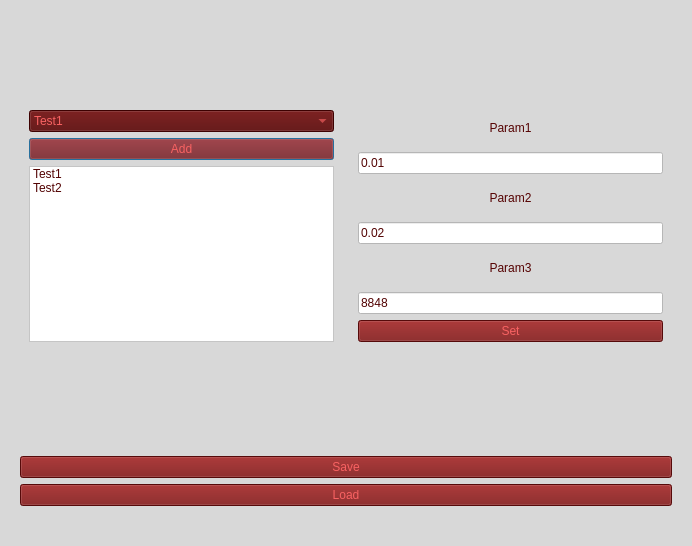
<?xml version="1.0" encoding="UTF-8"?>
<ui version="4.0">
 <class>Dialog</class>
 <widget class="QDialog" name="AddTestWindow">
  <property name="geometry">
   <rect>
    <x>0</x>
    <y>0</y>
    <width>692</width>
    <height>546</height>
   </rect>
  </property>
  <property name="windowTitle">
   <string>Add Test</string>
  </property>
  <property name="windowOpacity">
   <double>1.000000000000000</double>
  </property>
  <property name="styleSheet">
   <string notr="true">background-color:#D8D8D8;</string>
  </property>
  <layout class="QVBoxLayout" name="verticalLayout_4">
   <item>
    <spacer name="verticalSpacer_3">
     <property name="orientation">
      <enum>Qt::Vertical</enum>
     </property>
     <property name="sizeHint" stdset="0">
      <size>
       <width>20</width>
       <height>55</height>
      </size>
     </property>
    </spacer>
   </item>
   <item>
    <spacer name="verticalSpacer_4">
     <property name="orientation">
      <enum>Qt::Vertical</enum>
     </property>
     <property name="sizeHint" stdset="0">
      <size>
       <width>20</width>
       <height>56</height>
      </size>
     </property>
    </spacer>
   </item>
   <item>
    <widget class="QWidget" name="Info_Area" native="true">
     <layout class="QHBoxLayout" name="horizontalLayout">
      <item>
       <widget class="QWidget" name="TestArea" native="true">
        <layout class="QVBoxLayout" name="verticalLayout_3">
         <item>
          <widget class="QComboBox" name="Test_Combo">
           <property name="layoutDirection">
            <enum>Qt::LeftToRight</enum>
           </property>
           <property name="styleSheet">
            <string notr="true">background-color:#550202;color:#F86262</string>
           </property>
           <item>
            <property name="text">
             <string>Test1</string>
            </property>
           </item>
           <item>
            <property name="text">
             <string>Test2</string>
            </property>
           </item>
           <item>
            <property name="text">
             <string>Test3</string>
            </property>
           </item>
           <item>
            <property name="text">
             <string>Test4</string>
            </property>
           </item>
          </widget>
         </item>
         <item>
          <widget class="QPushButton" name="Addbtn">
           <property name="styleSheet">
            <string notr="true">background-color:#790E0E;color:#F86262</string>
           </property>
           <property name="text">
            <string>Add</string>
           </property>
          </widget>
         </item>
         <item>
          <widget class="QListWidget" name="Test_List">
           <property name="styleSheet">
            <string notr="true">background-color:#FFFFFF;color:#520202</string>
           </property>
           <item>
            <property name="text">
             <string>Test1</string>
            </property>
           </item>
           <item>
            <property name="text">
             <string>Test2</string>
            </property>
           </item>
          </widget>
         </item>
        </layout>
       </widget>
      </item>
      <item>
       <widget class="QWidget" name="InputArea" native="true">
        <layout class="QVBoxLayout" name="verticalLayout_2">
         <item>
          <widget class="QLabel" name="Param1_lbl">
           <property name="styleSheet">
            <string notr="true">background-color:#D8D8D8;color:#550202</string>
           </property>
           <property name="text">
            <string>Param1</string>
           </property>
           <property name="alignment">
            <set>Qt::AlignCenter</set>
           </property>
          </widget>
         </item>
         <item>
          <widget class="QLineEdit" name="Param1_input">
           <property name="styleSheet">
            <string notr="true">background-color:#FFFFFF;color:#520202</string>
           </property>
           <property name="text">
            <string>0.01</string>
           </property>
          </widget>
         </item>
         <item>
          <widget class="QLabel" name="Param2_lbl">
           <property name="styleSheet">
            <string notr="true">background-color:#D8D8D8;color:#550202</string>
           </property>
           <property name="text">
            <string>Param2</string>
           </property>
           <property name="alignment">
            <set>Qt::AlignCenter</set>
           </property>
          </widget>
         </item>
         <item>
          <widget class="QLineEdit" name="Param2_input">
           <property name="styleSheet">
            <string notr="true">background-color:#FFFFFF;color:#520202</string>
           </property>
           <property name="text">
            <string>0.02</string>
           </property>
          </widget>
         </item>
         <item>
          <widget class="QLabel" name="Param3_lbl">
           <property name="styleSheet">
            <string notr="true">background-color:#D8D8D8;color:#550202</string>
           </property>
           <property name="text">
            <string>Param3</string>
           </property>
           <property name="alignment">
            <set>Qt::AlignCenter</set>
           </property>
          </widget>
         </item>
         <item>
          <widget class="QLineEdit" name="Param3_input">
           <property name="styleSheet">
            <string notr="true">background-color:#FFFFFF;color:#520202</string>
           </property>
           <property name="text">
            <string>8848</string>
           </property>
          </widget>
         </item>
         <item>
          <widget class="QPushButton" name="Setbtn">
           <property name="styleSheet">
            <string notr="true">background-color:#790E0E;color:#F86262</string>
           </property>
           <property name="text">
            <string>Set</string>
           </property>
          </widget>
         </item>
        </layout>
       </widget>
      </item>
     </layout>
    </widget>
   </item>
   <item>
    <spacer name="verticalSpacer_2">
     <property name="orientation">
      <enum>Qt::Vertical</enum>
     </property>
     <property name="sizeHint" stdset="0">
      <size>
       <width>20</width>
       <height>55</height>
      </size>
     </property>
    </spacer>
   </item>
   <item>
    <spacer name="verticalSpacer">
     <property name="orientation">
      <enum>Qt::Vertical</enum>
     </property>
     <property name="sizeHint" stdset="0">
      <size>
       <width>20</width>
       <height>56</height>
      </size>
     </property>
    </spacer>
   </item>
   <item>
    <widget class="QWidget" name="ButtonArea" native="true">
     <layout class="QVBoxLayout" name="verticalLayout">
      <item>
       <widget class="QPushButton" name="Savebtn">
        <property name="styleSheet">
         <string notr="true">background-color:#790E0E;color:#F86262</string>
        </property>
        <property name="text">
         <string>Save</string>
        </property>
       </widget>
      </item>
      <item>
       <widget class="QPushButton" name="Loadbtn">
        <property name="styleSheet">
         <string notr="true">background-color:#790E0E;color:#F86262</string>
        </property>
        <property name="text">
         <string>Load</string>
        </property>
       </widget>
      </item>
     </layout>
    </widget>
   </item>
   <item>
    <spacer name="horizontalSpacer">
     <property name="orientation">
      <enum>Qt::Horizontal</enum>
     </property>
     <property name="sizeHint" stdset="0">
      <size>
       <width>671</width>
       <height>20</height>
      </size>
     </property>
    </spacer>
   </item>
  </layout>
 </widget>
 <resources/>
 <connections/>
</ui>
